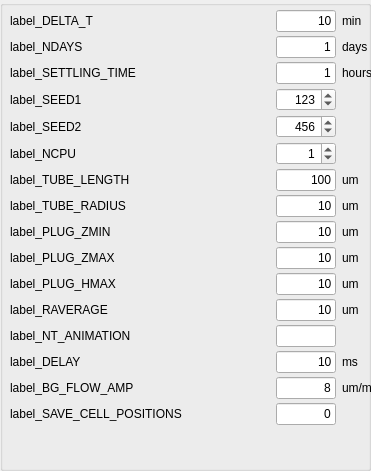
           <widget class="QGroupBox" name="groupBox_run">
            <property name="geometry">
             <rect>
              <x>10</x>
              <y>10</y>
              <width>371</width>
              <height>471</height>
             </rect>
            </property>
            <property name="sizePolicy">
             <sizepolicy hsizetype="Preferred" vsizetype="Preferred">
              <horstretch>0</horstretch>
              <verstretch>0</verstretch>
             </sizepolicy>
            </property>
            <property name="maximumSize">
             <size>
              <width>16777215</width>
              <height>16777215</height>
             </size>
            </property>
            <property name="title">
             <string/>
            </property>
            <widget class="QWidget" name="layoutWidget">
             <property name="geometry">
              <rect>
               <x>10</x>
               <y>10</y>
               <width>351</width>
               <height>451</height>
              </rect>
             </property>
             <layout class="QGridLayout" name="gridLayout_4">
              <property name="sizeConstraint">
               <enum>QLayout::SetFixedSize</enum>
              </property>
              <property name="verticalSpacing">
               <number>4</number>
              </property>
              <item row="14" column="2">
               <widget class="QLineEdit" name="line_BG_FLOW_AMP">
                <property name="enabled">
                 <bool>true</bool>
                </property>
                <property name="maximumSize">
                 <size>
                  <width>60</width>
                  <height>16777215</height>
                 </size>
                </property>
                <property name="text">
                 <string>8</string>
                </property>
                <property name="alignment">
                 <set>Qt::AlignRight|Qt::AlignTrailing|Qt::AlignVCenter</set>
                </property>
               </widget>
              </item>
              <item row="0" column="0">
               <widget class="QMyLabel" name="label_DELTA_T">
                <property name="text">
                 <string>label_DELTA_T</string>
                </property>
               </widget>
              </item>
              <item row="0" column="1">
               <spacer name="horizontalSpacer_24">
                <property name="orientation">
                 <enum>Qt::Horizontal</enum>
                </property>
                <property name="sizeHint" stdset="0">
                 <size>
                  <width>40</width>
                  <height>13</height>
                 </size>
                </property>
               </spacer>
              </item>
              <item row="0" column="2">
               <widget class="QLineEdit" name="line_DELTA_T">
                <property name="sizePolicy">
                 <sizepolicy hsizetype="Expanding" vsizetype="Fixed">
                  <horstretch>0</horstretch>
                  <verstretch>0</verstretch>
                 </sizepolicy>
                </property>
                <property name="maximumSize">
                 <size>
                  <width>60</width>
                  <height>16777215</height>
                 </size>
                </property>
                <property name="text">
                 <string>10</string>
                </property>
                <property name="alignment">
                 <set>Qt::AlignRight|Qt::AlignTrailing|Qt::AlignVCenter</set>
                </property>
               </widget>
              </item>
              <item row="1" column="0">
               <widget class="QMyLabel" name="label_NDAYS">
                <property name="mouseTracking">
                 <bool>false</bool>
                </property>
                <property name="toolTip">
                 <string/>
                </property>
                <property name="text">
                 <string>label_NDAYS</string>
                </property>
                <property name="wordWrap">
                 <bool>false</bool>
                </property>
               </widget>
              </item>
              <item row="1" column="1">
               <spacer name="horizontalSpacer_29">
                <property name="orientation">
                 <enum>Qt::Horizontal</enum>
                </property>
                <property name="sizeHint" stdset="0">
                 <size>
                  <width>40</width>
                  <height>13</height>
                 </size>
                </property>
               </spacer>
              </item>
              <item row="3" column="0">
               <widget class="QMyLabel" name="label_SEED1">
                <property name="mouseTracking">
                 <bool>false</bool>
                </property>
                <property name="toolTip">
                 <string>seed vector for RNGs</string>
                </property>
                <property name="text">
                 <string>label_SEED1</string>
                </property>
                <property name="wordWrap">
                 <bool>false</bool>
                </property>
               </widget>
              </item>
              <item row="3" column="1">
               <spacer name="horizontalSpacer_30">
                <property name="orientation">
                 <enum>Qt::Horizontal</enum>
                </property>
                <property name="sizeHint" stdset="0">
                 <size>
                  <width>40</width>
                  <height>13</height>
                 </size>
                </property>
               </spacer>
              </item>
              <item row="3" column="2">
               <widget class="QSpinBox" name="spin_SEED1">
                <property name="maximumSize">
                 <size>
                  <width>60</width>
                  <height>16777215</height>
                 </size>
                </property>
                <property name="alignment">
                 <set>Qt::AlignRight|Qt::AlignTrailing|Qt::AlignVCenter</set>
                </property>
                <property name="maximum">
                 <number>999999999</number>
                </property>
                <property name="value">
                 <number>123</number>
                </property>
               </widget>
              </item>
              <item row="4" column="0">
               <widget class="QMyLabel" name="label_SEED2">
                <property name="mouseTracking">
                 <bool>false</bool>
                </property>
                <property name="toolTip">
                 <string>seed vector for RNGs</string>
                </property>
                <property name="text">
                 <string>label_SEED2</string>
                </property>
                <property name="wordWrap">
                 <bool>false</bool>
                </property>
               </widget>
              </item>
              <item row="4" column="1">
               <spacer name="horizontalSpacer_31">
                <property name="orientation">
                 <enum>Qt::Horizontal</enum>
                </property>
                <property name="sizeHint" stdset="0">
                 <size>
                  <width>40</width>
                  <height>13</height>
                 </size>
                </property>
               </spacer>
              </item>
              <item row="4" column="2">
               <widget class="QSpinBox" name="spin_SEED2">
                <property name="maximumSize">
                 <size>
                  <width>60</width>
                  <height>16777215</height>
                 </size>
                </property>
                <property name="alignment">
                 <set>Qt::AlignRight|Qt::AlignTrailing|Qt::AlignVCenter</set>
                </property>
                <property name="maximum">
                 <number>999999999</number>
                </property>
                <property name="value">
                 <number>456</number>
                </property>
               </widget>
              </item>
              <item row="1" column="2">
               <widget class="QLineEdit" name="line_NDAYS">
                <property name="maximumSize">
                 <size>
                  <width>60</width>
                  <height>16777215</height>
                 </size>
                </property>
                <property name="text">
                 <string>1</string>
                </property>
                <property name="alignment">
                 <set>Qt::AlignRight|Qt::AlignTrailing|Qt::AlignVCenter</set>
                </property>
               </widget>
              </item>
              <item row="12" column="0">
               <widget class="QMyLabel" name="label_NT_ANIMATION">
                <property name="toolTip">
                 <string>animation update interval</string>
                </property>
                <property name="text">
                 <string>label_NT_ANIMATION</string>
                </property>
               </widget>
              </item>
              <item row="12" column="1">
               <spacer name="horizontalSpacer_32">
                <property name="orientation">
                 <enum>Qt::Horizontal</enum>
                </property>
                <property name="sizeHint" stdset="0">
                 <size>
                  <width>40</width>
                  <height>13</height>
                 </size>
                </property>
               </spacer>
              </item>
              <item row="1" column="3">
               <widget class="QLabel" name="units_NDAYS">
                <property name="text">
                 <string>days</string>
                </property>
               </widget>
              </item>
              <item row="5" column="1">
               <spacer name="horizontalSpacer_34">
                <property name="orientation">
                 <enum>Qt::Horizontal</enum>
                </property>
                <property name="sizeHint" stdset="0">
                 <size>
                  <width>40</width>
                  <height>13</height>
                 </size>
                </property>
               </spacer>
              </item>
              <item row="5" column="2">
               <widget class="QSpinBox" name="spin_NCPU">
                <property name="maximumSize">
                 <size>
                  <width>60</width>
                  <height>16777215</height>
                 </size>
                </property>
                <property name="alignment">
                 <set>Qt::AlignRight|Qt::AlignTrailing|Qt::AlignVCenter</set>
                </property>
                <property name="maximum">
                 <number>999999999</number>
                </property>
                <property name="value">
                 <number>1</number>
                </property>
               </widget>
              </item>
              <item row="6" column="0">
               <widget class="QMyLabel" name="label_TUBE_LENGTH">
                <property name="toolTip">
                 <string>animation update interval</string>
                </property>
                <property name="text">
                 <string>label_TUBE_LENGTH</string>
                </property>
               </widget>
              </item>
              <item row="6" column="1">
               <spacer name="horizontalSpacer_35">
                <property name="orientation">
                 <enum>Qt::Horizontal</enum>
                </property>
                <property name="sizeHint" stdset="0">
                 <size>
                  <width>40</width>
                  <height>13</height>
                 </size>
                </property>
               </spacer>
              </item>
              <item row="6" column="2">
               <widget class="QLineEdit" name="line_TUBE_LENGTH">
                <property name="maximumSize">
                 <size>
                  <width>60</width>
                  <height>16777215</height>
                 </size>
                </property>
                <property name="text">
                 <string>100</string>
                </property>
                <property name="alignment">
                 <set>Qt::AlignRight|Qt::AlignTrailing|Qt::AlignVCenter</set>
                </property>
               </widget>
              </item>
              <item row="0" column="3">
               <widget class="QLabel" name="units_DELTA_T">
                <property name="text">
                 <string>min</string>
                </property>
               </widget>
              </item>
              <item row="13" column="0">
               <widget class="QMyLabel" name="label_DELAY">
                <property name="text">
                 <string>label_DELAY</string>
                </property>
               </widget>
              </item>
              <item row="13" column="2">
               <widget class="QLineEdit" name="line_DELAY">
                <property name="maximumSize">
                 <size>
                  <width>60</width>
                  <height>16777215</height>
                 </size>
                </property>
                <property name="text">
                 <string>10</string>
                </property>
                <property name="alignment">
                 <set>Qt::AlignRight|Qt::AlignTrailing|Qt::AlignVCenter</set>
                </property>
               </widget>
              </item>
              <item row="13" column="3">
               <widget class="QLabel" name="units_DELAY">
                <property name="text">
                 <string>ms</string>
                </property>
               </widget>
              </item>
              <item row="12" column="2">
               <widget class="QLineEdit" name="line_NT_ANIMATION">
                <property name="maximumSize">
                 <size>
                  <width>60</width>
                  <height>16777215</height>
                 </size>
                </property>
                <property name="alignment">
                 <set>Qt::AlignRight|Qt::AlignTrailing|Qt::AlignVCenter</set>
                </property>
               </widget>
              </item>
              <item row="14" column="0">
               <widget class="QMyLabel" name="label_BG_FLOW_AMP">
                <property name="enabled">
                 <bool>true</bool>
                </property>
                <property name="text">
                 <string>label_BG_FLOW_AMP</string>
                </property>
               </widget>
              </item>
              <item row="13" column="1">
               <spacer name="horizontalSpacer_33">
                <property name="orientation">
                 <enum>Qt::Horizontal</enum>
                </property>
                <property name="sizeHint" stdset="0">
                 <size>
                  <width>40</width>
                  <height>13</height>
                 </size>
                </property>
               </spacer>
              </item>
              <item row="14" column="1">
               <spacer name="horizontalSpacer_36">
                <property name="orientation">
                 <enum>Qt::Horizontal</enum>
                </property>
                <property name="sizeHint" stdset="0">
                 <size>
                  <width>40</width>
                  <height>13</height>
                 </size>
                </property>
               </spacer>
              </item>
              <item row="5" column="0">
               <widget class="QMyLabel" name="label_NCPU">
                <property name="toolTip">
                 <string>animation update interval</string>
                </property>
                <property name="text">
                 <string>label_NCPU</string>
                </property>
               </widget>
              </item>
              <item row="14" column="3">
               <widget class="QLabel" name="units_BG_FLOW_AMP">
                <property name="text">
                 <string>um/min</string>
                </property>
               </widget>
              </item>
              <item row="15" column="0">
               <widget class="QMyLabel" name="label_SAVE_CELL_POSITIONS">
                <property name="text">
                 <string>label_SAVE_CELL_POSITIONS</string>
                </property>
               </widget>
              </item>
              <item row="15" column="1">
               <spacer name="horizontalSpacer_38">
                <property name="orientation">
                 <enum>Qt::Horizontal</enum>
                </property>
                <property name="sizeHint" stdset="0">
                 <size>
                  <width>88</width>
                  <height>13</height>
                 </size>
                </property>
               </spacer>
              </item>
              <item row="15" column="2">
               <widget class="QLineEdit" name="line_SAVE_CELL_POSITIONS">
                <property name="maximumSize">
                 <size>
                  <width>60</width>
                  <height>16777215</height>
                 </size>
                </property>
                <property name="text">
                 <string>0</string>
                </property>
                <property name="alignment">
                 <set>Qt::AlignRight|Qt::AlignTrailing|Qt::AlignVCenter</set>
                </property>
               </widget>
              </item>
              <item row="7" column="0">
               <widget class="QMyLabel" name="label_TUBE_RADIUS">
                <property name="toolTip">
                 <string>animation update interval</string>
                </property>
                <property name="text">
                 <string>label_TUBE_RADIUS</string>
                </property>
               </widget>
              </item>
              <item row="7" column="1">
               <spacer name="horizontalSpacer_37">
                <property name="orientation">
                 <enum>Qt::Horizontal</enum>
                </property>
                <property name="sizeHint" stdset="0">
                 <size>
                  <width>40</width>
                  <height>13</height>
                 </size>
                </property>
               </spacer>
              </item>
              <item row="7" column="2">
               <widget class="QLineEdit" name="line_TUBE_RADIUS">
                <property name="maximumSize">
                 <size>
                  <width>60</width>
                  <height>16777215</height>
                 </size>
                </property>
                <property name="text">
                 <string>10</string>
                </property>
                <property name="alignment">
                 <set>Qt::AlignRight|Qt::AlignTrailing|Qt::AlignVCenter</set>
                </property>
               </widget>
              </item>
              <item row="8" column="0">
               <widget class="QMyLabel" name="label_PLUG_ZMIN">
                <property name="toolTip">
                 <string>animation update interval</string>
                </property>
                <property name="text">
                 <string>label_PLUG_ZMIN</string>
                </property>
               </widget>
              </item>
              <item row="8" column="1">
               <spacer name="horizontalSpacer_39">
                <property name="orientation">
                 <enum>Qt::Horizontal</enum>
                </property>
                <property name="sizeHint" stdset="0">
                 <size>
                  <width>40</width>
                  <height>13</height>
                 </size>
                </property>
               </spacer>
              </item>
              <item row="8" column="2">
               <widget class="QLineEdit" name="line_PLUG_ZMIN">
                <property name="maximumSize">
                 <size>
                  <width>60</width>
                  <height>16777215</height>
                 </size>
                </property>
                <property name="text">
                 <string>10</string>
                </property>
                <property name="alignment">
                 <set>Qt::AlignRight|Qt::AlignTrailing|Qt::AlignVCenter</set>
                </property>
               </widget>
              </item>
              <item row="6" column="3">
               <widget class="QLabel" name="units_DELTA_X_2">
                <property name="minimumSize">
                 <size>
                  <width>40</width>
                  <height>0</height>
                 </size>
                </property>
                <property name="text">
                 <string>um</string>
                </property>
               </widget>
              </item>
              <item row="7" column="3">
               <widget class="QLabel" name="units_DELTA_X">
                <property name="minimumSize">
                 <size>
                  <width>40</width>
                  <height>0</height>
                 </size>
                </property>
                <property name="text">
                 <string>um</string>
                </property>
               </widget>
              </item>
              <item row="9" column="0">
               <widget class="QMyLabel" name="label_PLUG_ZMAX">
                <property name="toolTip">
                 <string>animation update interval</string>
                </property>
                <property name="text">
                 <string>label_PLUG_ZMAX</string>
                </property>
               </widget>
              </item>
              <item row="9" column="1">
               <spacer name="horizontalSpacer_40">
                <property name="orientation">
                 <enum>Qt::Horizontal</enum>
                </property>
                <property name="sizeHint" stdset="0">
                 <size>
                  <width>40</width>
                  <height>13</height>
                 </size>
                </property>
               </spacer>
              </item>
              <item row="9" column="2">
               <widget class="QLineEdit" name="line_PLUG_ZMAX">
                <property name="maximumSize">
                 <size>
                  <width>60</width>
                  <height>16777215</height>
                 </size>
                </property>
                <property name="text">
                 <string>10</string>
                </property>
                <property name="alignment">
                 <set>Qt::AlignRight|Qt::AlignTrailing|Qt::AlignVCenter</set>
                </property>
               </widget>
              </item>
              <item row="10" column="0">
               <widget class="QMyLabel" name="label_PLUG_HMAX">
                <property name="toolTip">
                 <string>animation update interval</string>
                </property>
                <property name="text">
                 <string>label_PLUG_HMAX</string>
                </property>
               </widget>
              </item>
              <item row="10" column="1">
               <spacer name="horizontalSpacer_41">
                <property name="orientation">
                 <enum>Qt::Horizontal</enum>
                </property>
                <property name="sizeHint" stdset="0">
                 <size>
                  <width>40</width>
                  <height>13</height>
                 </size>
                </property>
               </spacer>
              </item>
              <item row="10" column="2">
               <widget class="QLineEdit" name="line_PLUG_HMAX">
                <property name="maximumSize">
                 <size>
                  <width>60</width>
                  <height>16777215</height>
                 </size>
                </property>
                <property name="text">
                 <string>10</string>
                </property>
                <property name="alignment">
                 <set>Qt::AlignRight|Qt::AlignTrailing|Qt::AlignVCenter</set>
                </property>
               </widget>
              </item>
              <item row="8" column="3">
               <widget class="QLabel" name="units_DELTA_X_3">
                <property name="minimumSize">
                 <size>
                  <width>40</width>
                  <height>0</height>
                 </size>
                </property>
                <property name="text">
                 <string>um</string>
                </property>
               </widget>
              </item>
              <item row="9" column="3">
               <widget class="QLabel" name="units_DELTA_X_4">
                <property name="minimumSize">
                 <size>
                  <width>40</width>
                  <height>0</height>
                 </size>
                </property>
                <property name="text">
                 <string>um</string>
                </property>
               </widget>
              </item>
              <item row="10" column="3">
               <widget class="QLabel" name="units_DELTA_X_5">
                <property name="minimumSize">
                 <size>
                  <width>40</width>
                  <height>0</height>
                 </size>
                </property>
                <property name="text">
                 <string>um</string>
                </property>
               </widget>
              </item>
              <item row="11" column="0">
               <widget class="QMyLabel" name="label_RAVERAGE">
                <property name="text">
                 <string>label_RAVERAGE</string>
                </property>
               </widget>
              </item>
              <item row="11" column="1">
               <spacer name="horizontalSpacer_42">
                <property name="orientation">
                 <enum>Qt::Horizontal</enum>
                </property>
                <property name="sizeHint" stdset="0">
                 <size>
                  <width>40</width>
                  <height>13</height>
                 </size>
                </property>
               </spacer>
              </item>
              <item row="11" column="2">
               <widget class="QLineEdit" name="line_RAVERAGE">
                <property name="maximumSize">
                 <size>
                  <width>60</width>
                  <height>16777215</height>
                 </size>
                </property>
                <property name="text">
                 <string>10</string>
                </property>
                <property name="alignment">
                 <set>Qt::AlignRight|Qt::AlignTrailing|Qt::AlignVCenter</set>
                </property>
               </widget>
              </item>
              <item row="11" column="3">
               <widget class="QLabel" name="units_DELTA_X_6">
                <property name="minimumSize">
                 <size>
                  <width>40</width>
                  <height>0</height>
                 </size>
                </property>
                <property name="text">
                 <string>um</string>
                </property>
               </widget>
              </item>
              <item row="2" column="0">
               <widget class="QMyLabel" name="label_SETTLING_TIME">
                <property name="text">
                 <string>label_SETTLING_TIME</string>
                </property>
               </widget>
              </item>
              <item row="2" column="2">
               <widget class="QLineEdit" name="line_SETTLING_TIME">
                <property name="maximumSize">
                 <size>
                  <width>60</width>
                  <height>16777215</height>
                 </size>
                </property>
                <property name="text">
                 <string>1</string>
                </property>
                <property name="alignment">
                 <set>Qt::AlignRight|Qt::AlignTrailing|Qt::AlignVCenter</set>
                </property>
               </widget>
              </item>
              <item row="2" column="1">
               <spacer name="horizontalSpacer_43">
                <property name="orientation">
                 <enum>Qt::Horizontal</enum>
                </property>
                <property name="sizeHint" stdset="0">
                 <size>
                  <width>40</width>
                  <height>13</height>
                 </size>
                </property>
               </spacer>
              </item>
              <item row="2" column="3">
               <widget class="QLabel" name="units_NDAYS_2">
                <property name="text">
                 <string>hours</string>
                </property>
               </widget>
              </item>
             </layout>
            </widget>
           </widget>
